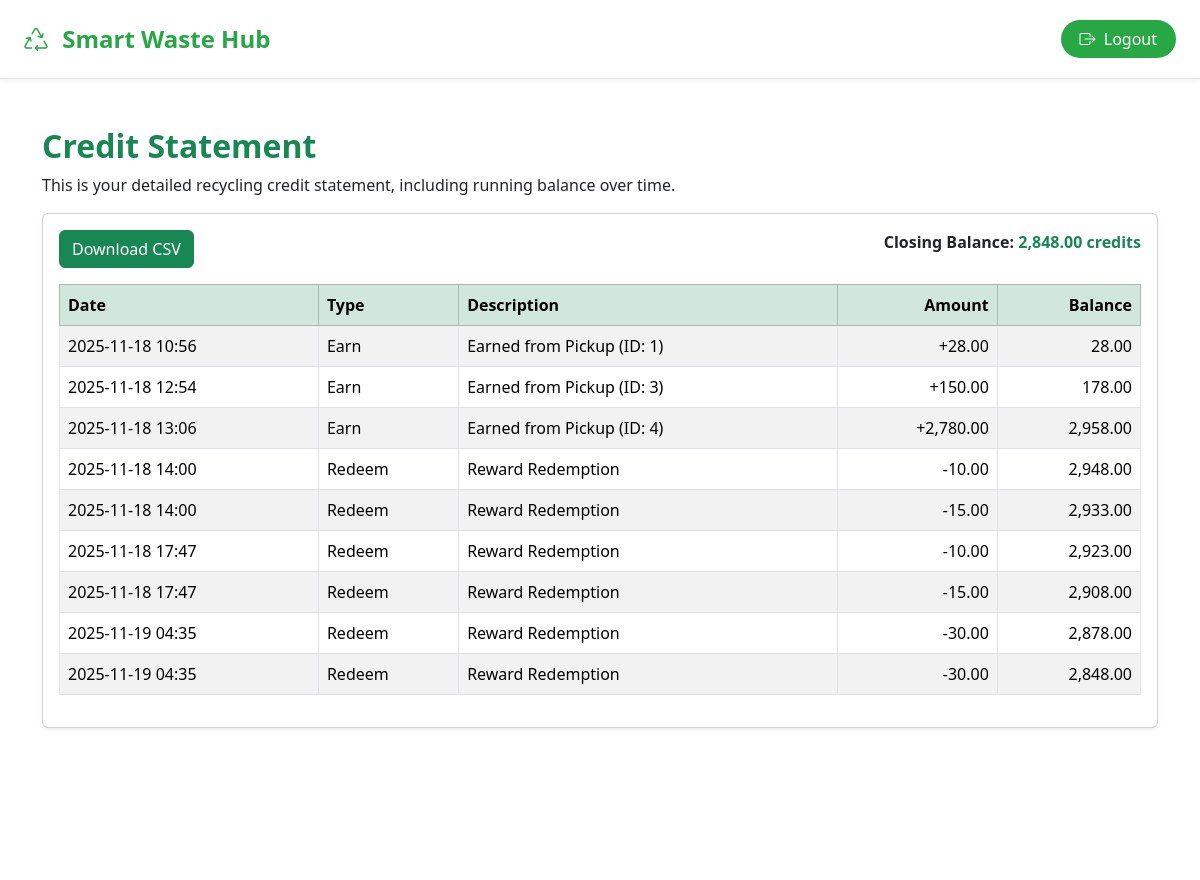
Page /frontend/credit_statement.php (signed in) on the committed database.
### tables this page shows
CREATE TABLE `reward_transactions` (
  `id` int(11) NOT NULL,
  `user_id` int(11) NOT NULL,
  `pickup_id` int(11) DEFAULT NULL,
  `credits` decimal(8,2) NOT NULL,
  `type` enum('earn','spend','redeem') NOT NULL,
  `created_at` timestamp NOT NULL DEFAULT current_timestamp()
);

### frontend/credit_statement.php (the view, shortened to what this page needs)
<?php
require_once __DIR__ . '/../backend/config.php';
$user_id = (int)$_SESSION['user_id'];
$stmt = $conn->prepare("
    SELECT id, pickup_id, credits, type, created_at
    FROM reward_transactions
    WHERE user_id = ?
    ORDER BY created_at ASC, id ASC
");
$stmt->bind_param("i", $user_id);
$stmt->execute();
$result = $stmt->get_result();
$rows = [];
$running = 0;
while ($r = $result->fetch_assoc()) {
    $amount = (float)$r['credits'];
    if ($r['type'] === 'earn') {
        $running += $amount;
        $signed = "+" . number_format($amount, 2);
        $desc = "Earned from Pickup (ID: {$r['pickup_id']})";
    } else {
        $running -= $amount;
        $signed = "-" . number_format($amount, 2);
        $desc = "Reward Redemption";
    }
    $rows[] = [
        'date' => $r['created_at'],
        'type' => ucfirst($r['type']),
        'description' => $desc,
        'amount' => $signed,
        'balance' => number_format($running, 2)
    ];
}
include __DIR__ . '/includes/header.php';
?>
<h2 class="text-success fw-bold">Credit Statement</h2>
<p>This is your detailed recycling credit statement, including running balance over time.</p>
<div class="card p-3 shadow-sm mt-3">
    <div class="row mb-3">
        <div class="col">
            <a href="/smartwastehub/frontend/credit_statement_export.php" class="btn btn-success">
                Download CSV
            </a>
        </div>
        <div class="col text-end">
            <strong>Closing Balance:</strong>
            <span class="text-success fw-bold">
                <?= $rows ? end($rows)['balance'] : "0.00" ?> credits
            </span>
        </div>
    </div>
    <?php if (empty($rows)): ?>
        <div class="alert alert-info">No credit activity yet.</div>
    <?php else: ?>
    <div class="table-responsive">
        <table class="table table-bordered table-striped">
            <thead class="table-success">
                <tr>
                    <th>Date</th>
                    <th>Type</th>
                    <th>Description</th>
                    <th class="text-end">Amount</th>
                    <th class="text-end">Balance</th>
                </tr>
            </thead>
            <tbody>
                <?php foreach ($rows as $r): ?>
                <tr>
                    <td><?= date("Y-m-d H:i", strtotime($r['date'])) ?></td>
                    <td><?= htmlspecialchars($r['type']) ?></td>
                    <td><?= htmlspecialchars($r['description']) ?></td>
                    <td class="text-end"><?= $r['amount'] ?></td>
                    <td class="text-end"><?= $r['balance'] ?></td>
                </tr>
                <?php endforeach; ?>
            </tbody>
        </table>
    </div>
    <?php endif; ?>
</div>
<?php include __DIR__ . '/includes/footer.php'; ?>

### rows in the picture
reward_transactions: created_at "2025-11-18 10:56", type "Earn", description "Earned from Pickup (ID: 1)", amount "+28.00", credits "28.00"

### other values in the picture
end($rows)['balance'] "2,848.00"
date("Y-m-d H:i", strtotime($r['date'])) "2025-11-18 12:54"
$r['type'] "Earn"
$r['description'] "Earned from Pickup (ID: 3)"
$r['amount'] "+150.00"
$r['balance'] "178.00"
date("Y-m-d H:i", strtotime($r['date'])) "2025-11-18 13:06"
$r['description'] "Earned from Pickup (ID: 4)"
$r['amount'] "+2,780.00"
$r['balance'] "2,958.00"
date("Y-m-d H:i", strtotime($r['date'])) "2025-11-18 14:00"
$r['type'] "Redeem"
$r['description'] "Reward Redemption"
$r['amount'] "-10.00"
$r['balance'] "2,948.00"
